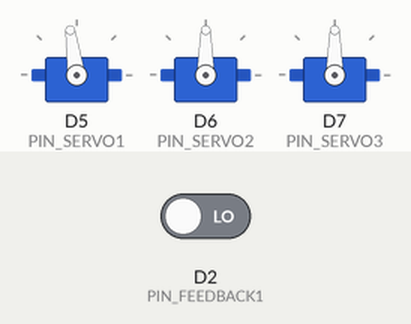
This sketch was run on a simulated Arduino Zero (SAMD21). Shown: 3 × servo. Inputs (shaded band) come from the test bench; at power-on: D2 (PIN_FEEDBACK1) LOW (analog values on the 0–1023 scale). What the sketch prints to the serial monitor is not drawn.

Above: at 5.2 s.
Timing chart, 0 to 13.6 s (numbered marks = the images above):
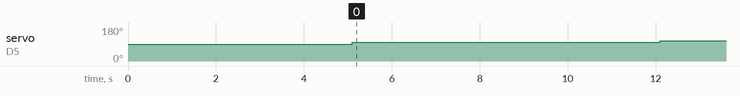

Measured:
- by itself, servo on D5 (PIN_SERVO1): 90° → 98° at 5.1 s, → 107° 7.0 s later

The sketch:

Parallax_Characteristic.ino
```cpp
#include <Servo.h>


// Servomotor CONTROL Signals
Servo servo1;         // corresponds to LEFT rear servo
Servo servo2;         // corresponds to RIGHT rear servo
Servo servo3;         // corresponds to MIDDLE front servo
#define PIN_SERVO1 5
#define PIN_SERVO2 6
#define PIN_SERVO3 7

// Servomotor FEEDBACK Signals
#define PIN_FEEDBACK1 2
#define PIN_FEEDBACK2 3
#define PIN_FEEDBACK3 4


// Parameters of Parallax Feedback 360° High Speed Servo
#define units_full_circle 360           // in degrees
#define q2min (units_full_circle / 4)   // Quadrant 2 minimum, in degrees (q2min = 90°)
#define q3max (q2min * 3)               // Quadrant 3 maximum, in degrees (q3max = 270°)
float dc_min = 2.9;                     // Minimum duty cycle of feedback signal, in %
float dc_max = 97.1;                    // Maximum duty cycle of feedback signal, in %


// Real time parameters
float current_time;
float previous_time;
float time0;
#define t_cycle (10*1000)           // Sampling time, in µs (Ts = 10ms)
#define t_exp (40*1000*1000)       // Duration of experiment, in µs (Texp = 200s)
#define nb_cycles (t_exp/t_cycle)   // Number of cycles during experiment
#define t_start (5*1000*1000)       // Time of start of experiment, in µs (Tstart = 5s)
#define t_end (70*1000*1000)       // Time of end of experiment, in µs (Tend = 210s) - includes buff time to display data


// Data
float dutyCycle;          // Feedback signal's duty cycle, in %
float pos; float oldPos;  // Motor's angular position, in degrees - measured by feedback sensor
float vel;                // Motor's rotation speed, in degrees/s
float cmd = 0;            // Command sent to motor
int k;

// STORED DATA
float time_save[2000];            // Vector to save time, in s
float t_cycle_save[2000];         // Vector to save cycle time, in s
float pos_save[2000];             // Vector to save position, in degrees
float vel_save[2000];             // Vector to save velocity, in degrees/s
float cmd_save[2000];             // Vector to save command

/*
 * Initialization
 */
void setup() {
  Serial.begin(115200);       // set serial communication rate, in bauds

  analogWriteResolution(12);  // set resolution of analog outputs (2^12 = 4096)
  analogReadResolution(12);   // set resolution of analog inputs (2^12 = 4096)

  pinMode(PIN_SERVO1,OUTPUT);
  pinMode(PIN_SERVO2,OUTPUT);
  pinMode(PIN_SERVO3,OUTPUT);
  pinMode(PIN_FEEDBACK1,INPUT);
  pinMode(PIN_FEEDBACK2,INPUT);
  pinMode(PIN_FEEDBACK3,INPUT);

  servo1.attach(PIN_SERVO1);
  servo2.attach(PIN_SERVO2);
  servo3.attach(PIN_SERVO3);

  Serial.println("Waiting phase...");
}


void loop() {
  while( micros() < t_start ) {   // wait to start experiment
  }

  while ( micros() >= t_start and micros() < t_end ) {
    Serial.println("Start experiment...");
    time0 = micros();                               // initialize time
    previous_time = time0;

    for ( int j=0; j<nb_cycles; j++ ) {
      current_time = micros();
      dutyCycle = getPWM(PIN_FEEDBACK1);            // read feedback signal's duty cycle
//      Serial.print("duty cycle: "); Serial.println(dutyCycle);
      pos = dc2pos(dutyCycle);                      // convert it into motor's angular position
      vel = (pos - oldPos) / t_cycle * 1000*1000;   // calculate velocity from position - t_cycle in µs converted into seconds
//      Serial.print("angle: "); Serial.print(pos-oldPos); Serial.print("\t"); Serial.print(t_cycle/1000/1000); Serial.print("\t"); Serial.println(vel);
      oldPos = pos;

//      if ( j%500 == 0 ) {   // increase command each 500*Ts
//        cmd = cmd + 10;
//      }
      if ( current_time - time0 < t_start + 2*1000*1000 ) {
          cmd = 1550;
      }
      else {
          cmd = 1650;
      }
      servo1.writeMicroseconds(cmd);
//      analogWrite(PIN_SERVO1,cmd);

      if ( j%10 == 0) {     // save data each 10*Ts
        k = j/10;
        cmd_save[k] = cmd;
        time_save[k] = (current_time - time0)/1000/1000;
        pos_save[k] = pos;
        vel_save[k] = vel;
        t_cycle_save[k] = (current_time - previous_time)/1000/1000;

//        Serial.print("P: "); Serial.print(pos_save[k],3);
//        Serial.print(", \t V: "); Serial.print(vel_save[k],3);
//        Serial.print(", \t C: "); Serial.print(cmd_save[k]);
//        Serial.print(", \t T: "); Serial.print(time_save[k],3);
//        Serial.print(", \t Tcycle: "); Serial.println(t_cycle_save[k],3);
      }

      previous_time = current_time;

      while ( micros() - time0 < (j+1)*t_cycle ) {
      }

    }

    // Display all the data at the end of experiment
    Serial.println("Display of the stored data...");
    for ( int i=0; i<nb_cycles/10; i++) {
      Serial.print(pos_save[i],3);
      Serial.print(", \t"); Serial.print(vel_save[i],3);
      Serial.print(", \t"); Serial.print(cmd_save[i]);
      Serial.print(", \t"); Serial.print(time_save[i],3);
      Serial.print(", \t"); Serial.println(t_cycle_save[i],3);
    }
  }

}


/*
 * Calculate the DUTY CYCLE of a PWM signal received by a pin.
 */
float getPWM(byte pin) {
  unsigned long highPulse = pulseIn(pin,HIGH,50000UL);  // measure high pulse, 50 ms timeout (try: 1.1 ms)
  unsigned long lowPulse = pulseIn(pin,LOW,50000UL);    // measure low pulse, 50 ms timeout

  // Check cycle time
//  if ( highPulse+lowPulse < 1000 or highPulse+lowPulse > 1200 ) {
//    Serial.println("INVALID CYCLE TIME");
//  }

  // pulseIn() returns zero on timeout
  if ( highPulse == 0 or lowPulse == 0 ) {
    return digitalRead(pin) ? 100 : 0;  // HIGH -> 100%, LOW -> 0%
  }

  return (100 * highPulse) / (highPulse + lowPulse);  // duty cycle (in %)
}

/*
 * Convert feedback signal's duty cycle into motor's ANGULAR POSITION.
 */
float dc2pos(float dc) {
  float angle = (dc - dc_min) * units_full_circle / (dc_max - dc_min + 1);

  if ( angle < 0) {
    angle = 0;
  }
  else if ( angle > units_full_circle - 1 ) {
    angle = units_full_circle - 1;
  }

  return angle;
}
```
